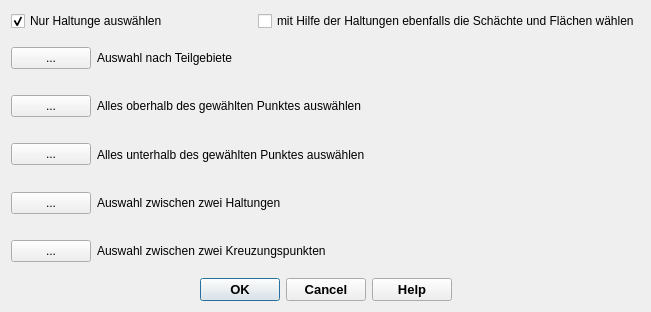
<?xml version="1.0" encoding="UTF-8"?>
<ui version="4.0">
 <class>filepathDialogBase</class>
 <widget class="QDialog" name="filepathDialogBase">
  <property name="geometry">
   <rect>
    <x>0</x>
    <y>0</y>
    <width>651</width>
    <height>312</height>
   </rect>
  </property>
  <property name="minimumSize">
   <size>
    <width>490</width>
    <height>260</height>
   </size>
  </property>
  <property name="font">
   <font>
    <family>Tahoma</family>
   </font>
  </property>
  <property name="windowTitle">
   <string>Dateipfad</string>
  </property>
  <layout class="QVBoxLayout" name="verticalLayout">
   <item>
    <layout class="QHBoxLayout" name="horizontalLayout_6">
     <item>
      <widget class="QCheckBox" name="checkBox">
       <property name="text">
        <string>Nur Haltunge auswählen</string>
       </property>
       <property name="checked">
        <bool>true</bool>
       </property>
      </widget>
     </item>
     <item>
      <widget class="QCheckBox" name="checkBox_2">
       <property name="text">
        <string>mit Hilfe der Haltungen ebenfalls die Schächte und Flächen wählen</string>
       </property>
       <property name="checked">
        <bool>false</bool>
       </property>
      </widget>
     </item>
    </layout>
   </item>
   <item>
    <layout class="QHBoxLayout" name="horizontalLayout">
     <property name="spacing">
      <number>6</number>
     </property>
     <item>
      <widget class="QPushButton" name="pushButton">
       <property name="text">
        <string>...</string>
       </property>
      </widget>
     </item>
     <item>
      <widget class="QLabel" name="label">
       <property name="text">
        <string>Auswahl nach Teilgebiete</string>
       </property>
      </widget>
     </item>
     <item>
      <spacer name="horizontalSpacer">
       <property name="orientation">
        <enum>Qt::Horizontal</enum>
       </property>
       <property name="sizeHint" stdset="0">
        <size>
         <width>40</width>
         <height>20</height>
        </size>
       </property>
      </spacer>
     </item>
    </layout>
   </item>
   <item>
    <layout class="QHBoxLayout" name="horizontalLayout_2">
     <item>
      <widget class="QPushButton" name="pushButton_2">
       <property name="text">
        <string>...</string>
       </property>
      </widget>
     </item>
     <item>
      <widget class="QLabel" name="label_2">
       <property name="text">
        <string>Alles oberhalb des gewählten Punktes auswählen</string>
       </property>
      </widget>
     </item>
     <item>
      <spacer name="horizontalSpacer_2">
       <property name="orientation">
        <enum>Qt::Horizontal</enum>
       </property>
       <property name="sizeHint" stdset="0">
        <size>
         <width>40</width>
         <height>20</height>
        </size>
       </property>
      </spacer>
     </item>
    </layout>
   </item>
   <item>
    <layout class="QHBoxLayout" name="horizontalLayout_3">
     <item>
      <widget class="QPushButton" name="pushButton_3">
       <property name="text">
        <string>...</string>
       </property>
      </widget>
     </item>
     <item>
      <widget class="QLabel" name="label_3">
       <property name="text">
        <string>Alles unterhalb des gewählten Punktes auswählen</string>
       </property>
      </widget>
     </item>
     <item>
      <spacer name="horizontalSpacer_3">
       <property name="orientation">
        <enum>Qt::Horizontal</enum>
       </property>
       <property name="sizeHint" stdset="0">
        <size>
         <width>40</width>
         <height>20</height>
        </size>
       </property>
      </spacer>
     </item>
    </layout>
   </item>
   <item>
    <layout class="QHBoxLayout" name="horizontalLayout_4">
     <item>
      <widget class="QPushButton" name="pushButton_4">
       <property name="text">
        <string>...</string>
       </property>
      </widget>
     </item>
     <item>
      <widget class="QLabel" name="label_4">
       <property name="text">
        <string>Auswahl zwischen zwei Haltungen</string>
       </property>
      </widget>
     </item>
     <item>
      <spacer name="horizontalSpacer_4">
       <property name="orientation">
        <enum>Qt::Horizontal</enum>
       </property>
       <property name="sizeHint" stdset="0">
        <size>
         <width>40</width>
         <height>20</height>
        </size>
       </property>
      </spacer>
     </item>
    </layout>
   </item>
   <item>
    <layout class="QHBoxLayout" name="horizontalLayout_5">
     <item>
      <widget class="QPushButton" name="pushButton_5">
       <property name="text">
        <string>...</string>
       </property>
      </widget>
     </item>
     <item>
      <widget class="QLabel" name="label_5">
       <property name="text">
        <string>Auswahl zwischen zwei Kreuzungspunkten</string>
       </property>
      </widget>
     </item>
     <item>
      <spacer name="horizontalSpacer_5">
       <property name="orientation">
        <enum>Qt::Horizontal</enum>
       </property>
       <property name="sizeHint" stdset="0">
        <size>
         <width>40</width>
         <height>20</height>
        </size>
       </property>
      </spacer>
     </item>
    </layout>
   </item>
   <item>
    <widget class="QDialogButtonBox" name="button_box">
     <property name="font">
      <font>
       <family>Tahoma</family>
       <pointsize>10</pointsize>
       <weight>75</weight>
       <bold>true</bold>
      </font>
     </property>
     <property name="toolTip">
      <string>&lt;html&gt;&lt;head/&gt;&lt;body&gt;&lt;p&gt;Datenimport starten ...&lt;/p&gt;&lt;/body&gt;&lt;/html&gt;</string>
     </property>
     <property name="orientation">
      <enum>Qt::Horizontal</enum>
     </property>
     <property name="standardButtons">
      <set>QDialogButtonBox::Cancel|QDialogButtonBox::Help|QDialogButtonBox::Ok</set>
     </property>
     <property name="centerButtons">
      <bool>true</bool>
     </property>
    </widget>
   </item>
  </layout>
 </widget>
 <resources/>
 <connections>
  <connection>
   <sender>button_box</sender>
   <signal>accepted()</signal>
   <receiver>filepathDialogBase</receiver>
   <slot>accept()</slot>
   <hints>
    <hint type="sourcelabel">
     <x>262</x>
     <y>339</y>
    </hint>
    <hint type="destinationlabel">
     <x>262</x>
     <y>180</y>
    </hint>
   </hints>
  </connection>
  <connection>
   <sender>button_box</sender>
   <signal>rejected()</signal>
   <receiver>filepathDialogBase</receiver>
   <slot>reject()</slot>
   <hints>
    <hint type="sourcelabel">
     <x>262</x>
     <y>339</y>
    </hint>
    <hint type="destinationlabel">
     <x>262</x>
     <y>180</y>
    </hint>
   </hints>
  </connection>
 </connections>
</ui>
